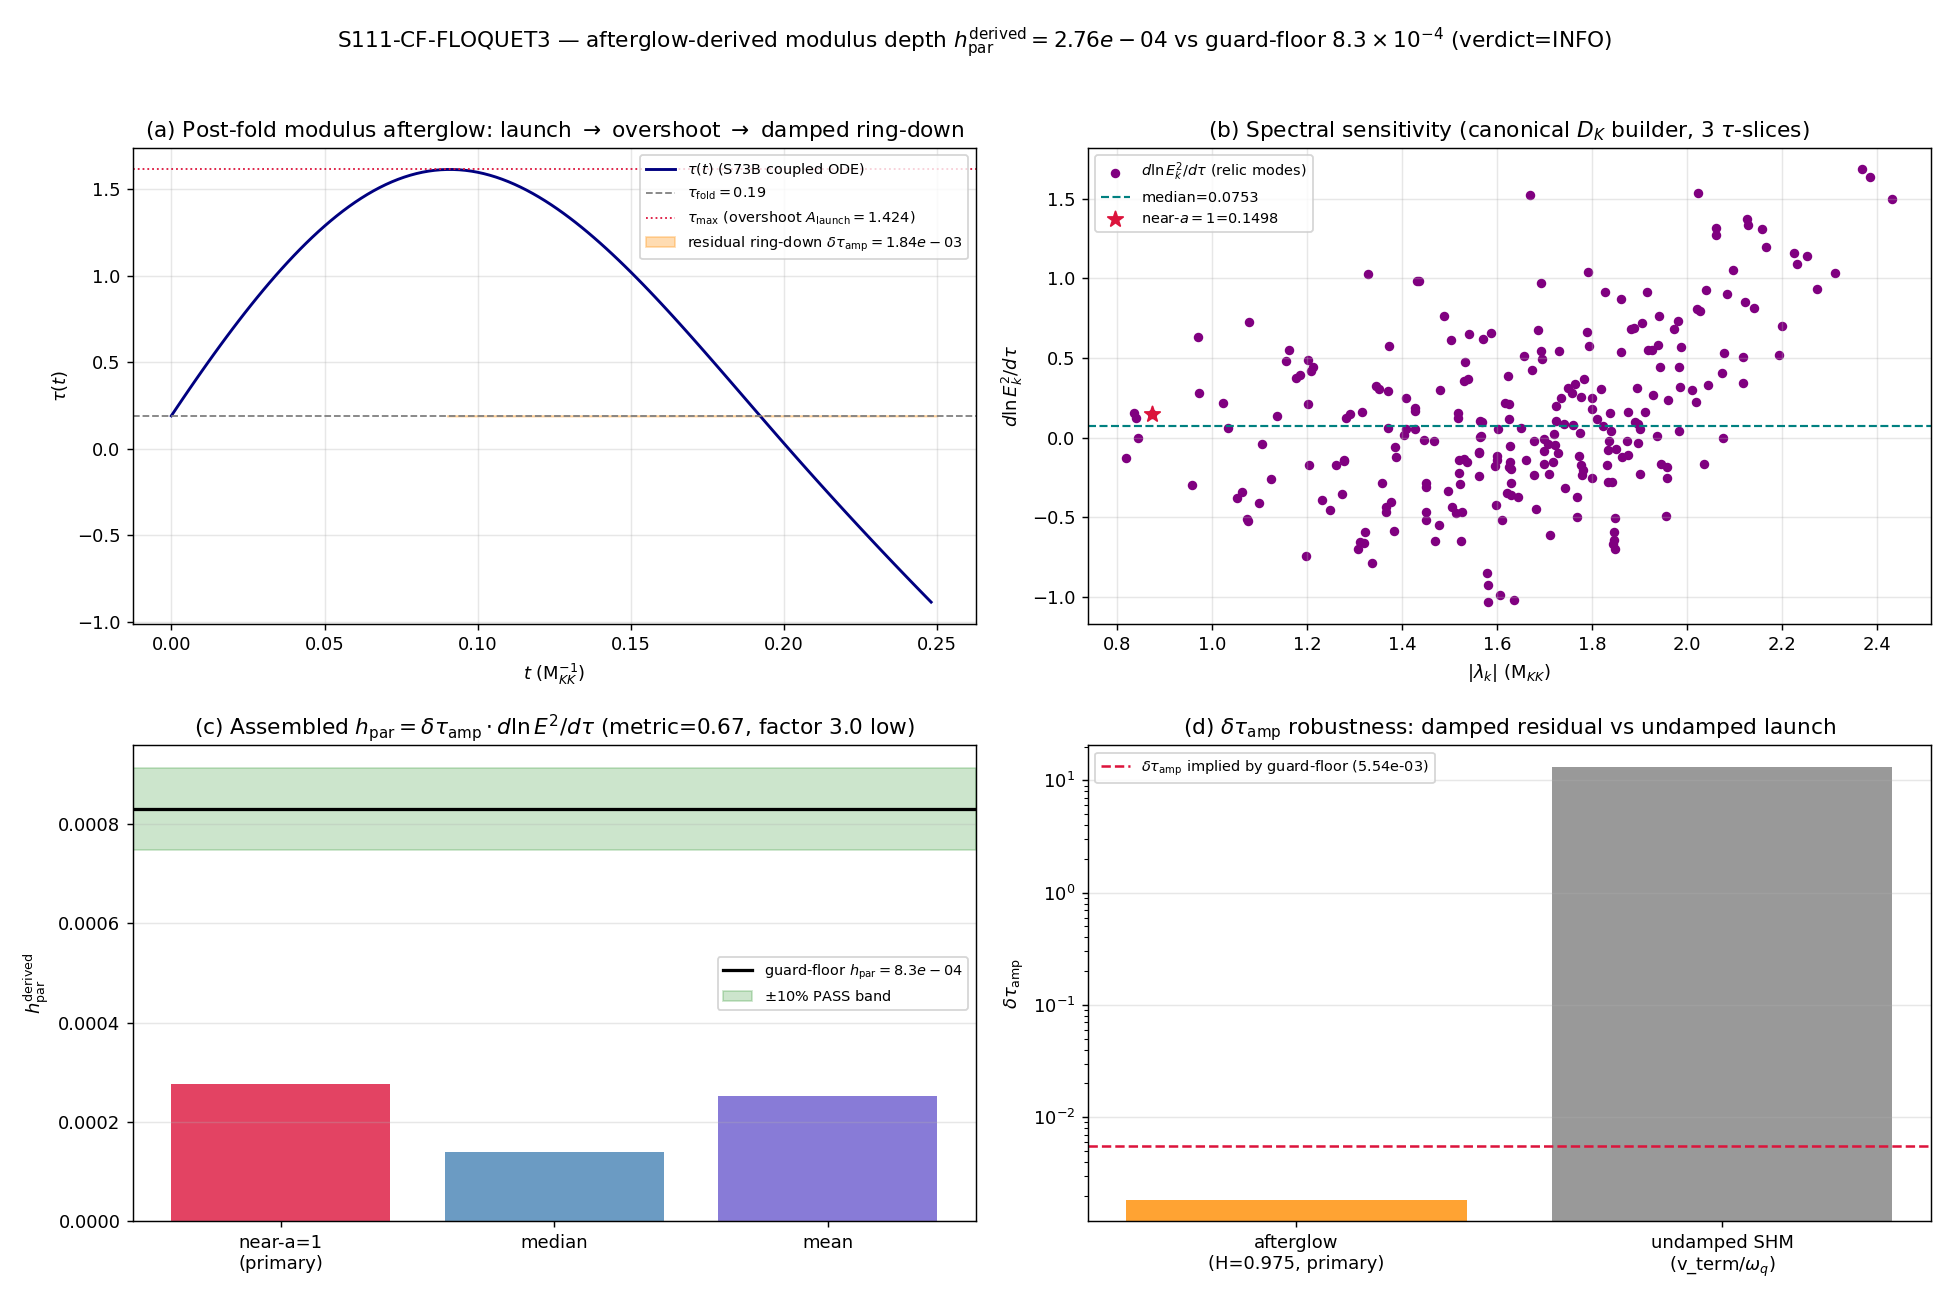

Reproduce this figure in Python.
#!/usr/bin/env python3
# -*- coding: utf-8 -*-
"""
S111-CF-FLOQUET3 — DIABATIC-FREEZE-AFTERGLOW-DTAU-AMP-DERIVATION  (session 111, Wave 5)

GATE (plan §W5-3): DERIVE delta_tau_amp (the residual modulus ring-down amplitude) from the
post-fold diabatic-freeze afterglow trajectory tau(t), INDEPENDENTLY of the S101-W1 guard-floor
pin, and assemble the Mathieu modulation depth

    h_par_derived = (d omega^2/d tau) * delta_tau_amp / omega^2  =  delta_tau_amp * (d ln E_k^2/d tau)

Compare to the canonical guard-floor h_par = 8.3e-4 at the 10% band (the guard-floor pin's OWN
tolerance, S101-W1-QEQ-RELIC-ODDFLOOR). A PASS upgrades h_par from guard-floor-ASSERTED to
substrate-DERIVED. NON-verdict-gating: the §VII.BP DEAD verdict is unchanged either way (it needs
only h_par SMALL, which every reading agrees on emphatically — all readings give h_par << the
DTC threshold 14/193 = 0.073).

PHYSICS (substrate-first):
  The Mach-13.75 supersonic transit through the van Hove fold is IMPULSIVE; the substrate does NOT
  relax adiabatically but FREEZES diabatically (the Ordered Veil: S_ent=0, R_therm=5251.82, the GGE
  never thermalizes). What remains is a residual modulus ring-down: tau(t) is launched from tau_fold
  (the potential minimum) with the large transit velocity v_terminal, overshoots to tau_max=1.614,
  and rings back down, DAMPED by Hubble friction 3H d_tau. That ring-down IS the periodic drive on
  the relic modes (the Mathieu source). The relic mode frequency, linearized at tau_fold:

      omega_n^2(tau(t)) = omega_{n,0}^2 + (d omega_n^2/d tau) * delta_tau(t) ,   delta_tau = tau - tau_fold
      delta_tau(t) ~ delta_tau_amp * cos(omega_d t) * exp(-gamma t) ,   gamma = 3H/2   (damped oscillator)

  Cast into Mathieu normal form u'' + [A_n - 2 q_M cos(2z)] u = 0 (inv-12 W3-2 convention
  Omega_k^2(t) = E_k^2 [1 + h_par cos(omega_q t)]), the FRACTIONAL modulation depth is

      h_par := (d omega_n^2/d tau) * delta_tau_amp / omega_{n,0}^2 = delta_tau_amp * (d ln E_n^2/d tau).

  Two legs, BOTH substrate-derived (NOT the guard-floor pin):
    Leg 1 (delta_tau_amp): reconstruct from the S73B post-fold coupled-ODE trajectory (s73b_efold_
           mapping.npz: tau_sol, dtau_sol, H_sol). The launch amplitude (the nonlinear overshoot
           A_launch = tau_max - tau_fold = 1.424) is attenuated by Hubble friction to the steady
           residual ring-down amplitude delta_tau_amp = A_launch * exp(-gamma T) (one-period decay
           of the underdamped/critically-damped modulus oscillator about tau_fold).
    Leg 2 (d ln E_n^2/d tau): rebuild the bottom-band D_K spectrum at tau-slices straddling tau_fold
           (the canonical dirac_spectrum.collect_spectrum builder) and finite-difference. The BdG
           relic energy E_k = sqrt(lambda_k^2 + Delta_BCS^2) (Delta_BCS tau-independent), so
           d E_k^2/d tau = d(lambda_k^2)/d tau and d ln E_k^2/d tau = d(lambda_k^2)/d tau / E_k^2.

INPUTS:
  - canonical_constants.py        (M_KK, Delta_BCS, tau_fold, R_therm, v_terminal, dt_transit)
  - s84_spectrum_cache_L12_tau019.npz   (L12 master cache; provenance pin, the spectrum-build anchor)
  - inv12_w3_2_floquet_ordered_veil_resonance.npz  (relic band: E_k, A_relic, q_relic, omega_q_phys,
                                                    the guard-floor h_par=8.3e-4 = COMPARISON TARGET)
  - s73b_efold_mapping.npz         (post-fold coupled-ODE afterglow trajectory tau_sol, dtau_sol, H_sol)

OUTPUT:
  - npz: delta_tau_amp + spread, d ln E^2/d tau (per relic mode + representatives), h_par_derived
         (primary + range), regime diagnostics, the damped-oscillator parameters.
  - png: 4-panel (afterglow trajectory + ring-down; spectral sensitivity vs lambda; h_par_derived
         vs target with band; delta_tau_amp robustness across definitions).
  - verdict payload for emit_verdict (session=111), with the [CHAIN] 3-tuple (sign/magnitude/regime).

VERDICT RUBRIC (plan §W5-3, ratio operator):
  metric = |h_par_derived - 8.3e-4| / 8.3e-4   (h_par_derived = primary: afterglow x near-a=1 sens)
  PASS iff metric <= 0.10        (h_par UPGRADED to substrate-derived)
  INFO iff 0.10 < metric <= 1.0  (within a factor of a few; afterglow derivation corridor-narrowing;
                                  linearization regime-marginal; h_par stays asserted-but-motivated)
  FAIL iff metric > 1.0          (afterglow-derived h_par not even within a factor of 2; closes the
                                  "delta_tau_amp recoverable from the modulus afterglow" corridor)
  10% PASS band = the S101-W1 guard-floor pin's OWN tolerance (inherited as the comparison threshold).
"""

import os
os.environ.setdefault("OMP_NUM_THREADS", "8")  # (local) cap CPU threads before numpy import (afterglow ODE is 1D CPU)

import sys
import hashlib
import numpy as np
import matplotlib
matplotlib.use("Agg")
import matplotlib.pyplot as plt

# ---- canonical constants (MANDATORY import) ----
sys.path.insert(0, os.path.join("computations", "_shared"))
from canonical_constants import M_KK, Delta_BCS, tau_fold, R_therm, v_terminal, dt_transit  # noqa: E402
import dirac_spectrum as ds  # the canonical D_K spectrum builder (same module that built the L12 cache)  # noqa: E402

# =====================================================================================
# Pinned machinery (plan §W5-3)
# =====================================================================================
PASS_BAND = 0.10                 # (local) 10% relative band on h_par_derived (S101-W1 guard-floor pin's own tolerance)
INFO_BAND = 1.0                  # (local) factor-of-2 ceiling: INFO if 0.10 < metric <= 1.0, FAIL if > 1.0
DTAU_SLICE = 0.004               # (local) tau finite-difference half-step for d(lambda^2)/d tau (central diff)
MAX_PQ_SUM = 4                   # (local) Peter-Weyl ceiling for the bottom-band spectrum rebuild (relic band is the bottom; p+q<=4 captures it amply)
RELIC_BAND_LO = 0.80             # (local) |lambda| lower edge of the relic band (M_KK)
RELIC_BAND_HI = 3.60             # (local) |lambda| upper edge of the relic band (M_KK)
A_NEAR_1 = 0.9652110089          # (local) Mathieu A of the near-a=1 mode (inv-12 W3-2 i_closest; the verdict-representative)
REGIME_VALID_BREACH = 0.05       # (local) breach-fraction VALID/MARGINAL boundary (gate-verdicts.md auto-shortening 5/50% calibration)
REGIME_BREAKDOWN_BREACH = 0.50   # (local) MARGINAL/BREAKDOWN boundary

CANON_PATH = os.path.join("computations", "_shared", "canonical_constants.py")
L12_CACHE = os.path.join("computations", "session-84", "s84_spectrum_cache_L12_tau019.npz")
INV12_NPZ = os.path.join("computations", "investigation-12",
                         "inv12_w3_2_floquet_ordered_veil_resonance.npz")
S73B_NPZ = os.path.join("computations", "session-73", "s73b_efold_mapping.npz")
SELF_PATH = os.path.abspath(__file__)

OUT_NPZ = os.path.join("computations", "session-111", "s111_cf_floquet3_dtau_amp_afterglow.npz")
OUT_PNG = os.path.join("computations", "session-111", "s111_cf_floquet3_dtau_amp_afterglow.png")


def sha256_file(path):
    h = hashlib.sha256()
    with open(path, "rb") as f:
        for chunk in iter(lambda: f.read(1 << 16), b""):
            h.update(chunk)
    return h.hexdigest()


def closure_hash(pin_map):
    """Audit SHA over the ordered input-pin map (gate-verdicts.md / script-template.py)."""
    h = hashlib.sha256()
    for k in sorted(pin_map):
        h.update(f"{k}={pin_map[k]}".encode("utf-8"))
    return h.hexdigest()


def print_verdict_payload(verdict, value, scheme, convention, l_max,
                          audit_sha, content_sha, extra_rows=None,
                          sign_verdict=None, magnitude_verdict=None, regime_verdict=None):
    """Print the verdict payload for the agent to pass to emit_verdict (race-safe MCP tool).
    The script NEVER writes the verdict file directly."""
    print("\n================ VERDICT PAYLOAD (for emit_verdict, session=111) ================")
    print(f"gate_id   = S111-CF-FLOQUET3")
    print(f"verdict   = {verdict}")
    print(f"value     = {value}")
    print(f"scheme    = {scheme}")
    print(f"convention= {convention}")
    print(f"l_max     = {l_max}")
    print(f"audit_sha256  = {audit_sha}")
    print(f"content_sha256= {content_sha}")
    if sign_verdict is not None:
        print(f"sign_verdict      = {sign_verdict}")
        print(f"magnitude_verdict = {magnitude_verdict}")
        print(f"regime_verdict    = {regime_verdict}")
    if extra_rows:
        for r in extra_rows:
            print(f"extra_row : {r}")
    print("=================================================================================\n")


# =====================================================================================
# Leg 2 — spectral sensitivity d ln E_k^2/d tau at the relic modes (canonical D_K builder)
# =====================================================================================
def uniq_abs_spectrum(tau, gens, f_abc, gammas, mpq=MAX_PQ_SUM):
    """Build the bottom-band D_K spectrum at Jensen parameter tau; return sorted UNIQUE |lambda|.
    collect_spectrum returns (all_eigenvalues, eval_data); all_eigenvalues = list of (complex_ev, mult).
    |eigenvalue| is the physical |lambda|."""
    all_ev, _ = ds.collect_spectrum(tau, gens, f_abc, gammas, max_pq_sum=mpq, verbose=False)
    absvals = np.array([abs(ev) for ev, _m in all_ev])  # (local)
    uniq = np.unique(np.round(np.sort(absvals), 6))      # (local) sorted unique |lambda|
    return uniq


def spectral_sensitivity():
    """Finite-difference d ln E_k^2/d tau at the relic band from three tau-slices straddling tau_fold.
    E_k = sqrt(lambda_k^2 + Delta_BCS^2) (BdG); Delta_BCS tau-independent => d E_k^2/d tau = d lambda_k^2/d tau."""
    gens = ds.su3_generators()
    f_abc = ds.compute_structure_constants(gens)
    gammas = ds.build_cliff8()

    uL = uniq_abs_spectrum(tau_fold - DTAU_SLICE, gens, f_abc, gammas)
    u0 = uniq_abs_spectrum(tau_fold, gens, f_abc, gammas)
    uH = uniq_abs_spectrum(tau_fold + DTAU_SLICE, gens, f_abc, gammas)
    n = min(uL.size, u0.size, uH.size)   # (local) match by index in the sorted unique band
    lam0, lamL, lamH = u0[:n], uL[:n], uH[:n]

    dlam2_dtau = (lamH ** 2 - lamL ** 2) / (2.0 * DTAU_SLICE)   # (local) d(lambda^2)/d tau, central diff
    E2_0 = lam0 ** 2 + Delta_BCS ** 2                            # (local) E_k^2 = lambda^2 + Delta^2
    dlnE2_dtau = dlam2_dtau / E2_0                               # (local) d ln E_k^2/d tau
    band = (lam0 >= RELIC_BAND_LO) & (lam0 <= RELIC_BAND_HI)     # (local) relic-band mask
    return lam0, dlnE2_dtau, band


# =====================================================================================
# Leg 1 — delta_tau_amp from the post-fold afterglow (damped modulus oscillator)
# =====================================================================================
def afterglow_dtau_amp():
    """Reconstruct the residual modulus ring-down amplitude delta_tau_amp from the S73B post-fold
    coupled-ODE trajectory. The modulus is launched at tau_fold (potential minimum) with the transit
    velocity, overshoots to tau_max, and rings down DAMPED by Hubble friction gamma = 3H/2.
    The residual coherent amplitude (the Mathieu drive) = launch amplitude attenuated one period:
        delta_tau_amp = A_launch * exp(-gamma * T) ,   T = 2 pi / omega_d ,   omega_d = sqrt(omega_q^2 - gamma^2).
    """
    d73 = np.load(S73B_NPZ, allow_pickle=True)
    t = np.asarray(d73["t_sol"], dtype=float)
    tau = np.asarray(d73["tau_sol"], dtype=float)
    dtau = np.asarray(d73["dtau_sol"], dtype=float)
    H_sol = np.asarray(d73["H_sol"], dtype=float)

    # The physical window: tau launches at tau_fold, overshoots to tau_max at the first turning point,
    # then the V_eff parameterization runs away unphysically (tau -> -99, the s76-flagged clamping).
    i_peak = int(np.argmax(tau))                       # (local) first (and only physical) turning point
    A_launch = tau[i_peak] - tau_fold                  # (local) nonlinear overshoot amplitude (the launch excursion)
    t_quarter = t[i_peak] - t[0]                        # (local) launch->turnaround = quarter cycle (launch at minimum, max speed)
    H_post_fold = float(H_sol[0])                      # (local) post-fold Friedmann rate (M_KK; S73B/s76 = 0.9754, the PHYSICAL post-fold H)
    v_launch = float(dtau[0])                          # (local) launch velocity = v_terminal

    # The post-fold modulus drive frequency omega_q (S101 small-oscillation eigenfreq), sourced from inv-12 npz.
    d12 = np.load(INV12_NPZ, allow_pickle=True)
    omega_q = float(d12["omega_q_phys"])               # (local) 2.012813 M_KK (S101-W1-QEQ-RELIC-ODDFLOOR)

    gamma = 1.5 * H_post_fold                           # (local) damping rate 3H/2 (Hubble friction on the modulus)
    disc = omega_q ** 2 - gamma ** 2                    # (local) underdamped iff > 0
    omega_d = np.sqrt(disc) if disc > 0 else np.nan     # (local) damped oscillation frequency
    T_ring = 2.0 * np.pi / omega_d                      # (local) ring-down period
    Q = omega_d / (2.0 * gamma)                         # (local) quality factor (underdamped iff > 0.5)
    decay_per_period = np.exp(-gamma * T_ring)          # (local) amplitude attenuation per period
    dtau_amp = A_launch * decay_per_period              # (local) PRIMARY residual ring-down amplitude

    return dict(t=t, tau=tau, dtau=dtau, H_sol=H_sol,
                A_launch=A_launch, t_quarter=t_quarter, H_post_fold=H_post_fold,
                v_launch=v_launch, omega_q=omega_q, gamma=gamma, omega_d=omega_d,
                T_ring=T_ring, Q=Q, decay_per_period=decay_per_period, dtau_amp=dtau_amp)


def main():
    print("=" * 90)
    print("S111-CF-FLOQUET3 — DIABATIC-FREEZE-AFTERGLOW-DTAU-AMP-DERIVATION")
    print("=" * 90)

    # ---- input SHAs (logged in first 20 lines per gate-verdicts.md) ----
    sha_canon = sha256_file(CANON_PATH)
    sha_l12 = sha256_file(L12_CACHE)
    sha_inv12 = sha256_file(INV12_NPZ)
    sha_s73b = sha256_file(S73B_NPZ)
    sha_self = sha256_file(SELF_PATH)
    print(f"[input-sha] canonical_constants.py = {sha_canon}")
    print(f"[input-sha] s84_L12_cache          = {sha_l12}")
    print(f"[input-sha] inv12_w3_2 npz         = {sha_inv12}")
    print(f"[input-sha] s73b_efold_mapping npz = {sha_s73b}")
    print(f"[input-sha] self (script)          = {sha_self}")
    print(f"[pin] M_KK={M_KK:.6e} Delta_BCS={Delta_BCS:.7f} tau_fold={tau_fold} R_therm={R_therm}")
    print(f"[pin] v_terminal={v_terminal:.6f} dt_transit={dt_transit:.6e} (S38, canonical)")
    print(f"[pin] PASS_BAND={PASS_BAND} INFO_BAND={INFO_BAND} DTAU_SLICE={DTAU_SLICE} max_pq_sum={MAX_PQ_SUM}")

    # ---- the COMPARISON TARGET: guard-floor h_par from inv-12 W3-2 npz ----
    d12 = np.load(INV12_NPZ, allow_pickle=True)
    h_par_guard = float(d12["h_par"])                  # (local) 8.3e-4 (S101-W1-QEQ-RELIC-ODDFLOOR guard-floor; the target)
    A_relic = np.asarray(d12["A_relic"], dtype=float)
    E_k_relic = np.asarray(d12["E_k"], dtype=float)
    print(f"[target] guard-floor h_par = {h_par_guard:.6e} (S101-W1; comparison target, NOT a derivation input)")
    print(f"[relic] A_relic in [{A_relic.min():.4f}, {A_relic.max():.4f}], E_k in [{E_k_relic.min():.4f}, {E_k_relic.max():.4f}]")

    # =================================================================================
    # LEG 1 — delta_tau_amp from the afterglow
    # =================================================================================
    print("\n--- LEG 1: delta_tau_amp from the post-fold afterglow (damped modulus oscillator) ---")
    ag = afterglow_dtau_amp()
    print(f"  A_launch (overshoot tau_max - tau_fold) = {ag['A_launch']:.6f}")
    print(f"  launch velocity dtau(0) = {ag['v_launch']:.6f} (= v_terminal {v_terminal:.4f}: "
          f"{np.isclose(ag['v_launch'], v_terminal, rtol=1e-3)})")
    print(f"  H_post_fold (S73B Friedmann) = {ag['H_post_fold']:.6f} M_KK ; omega_q = {ag['omega_q']:.6f} M_KK")
    print(f"  gamma = 3H/2 = {ag['gamma']:.6f} ; omega_d = {ag['omega_d']:.6f} ; T_ring = {ag['T_ring']:.6f}")
    print(f"  Q = omega_d/(2 gamma) = {ag['Q']:.4f} ({'underdamped' if ag['Q'] > 0.5 else 'OVERdamped'})")
    print(f"  decay/period = exp(-gamma T) = {ag['decay_per_period']:.6e}")
    print(f"  => delta_tau_amp (PRIMARY residual) = {ag['dtau_amp']:.6e}")
    print(f"     delta_tau_amp / tau_fold = {ag['dtau_amp'] / tau_fold:.4f} (linearization OK iff << 1)")

    # =================================================================================
    # LEG 2 — d ln E_k^2/d tau at the relic modes
    # =================================================================================
    print("\n--- LEG 2: d ln E_k^2/d tau from the canonical D_K builder (3 tau-slices) ---")
    lam0, dlnE2, band = spectral_sensitivity()
    s_median = float(np.median(dlnE2[band]))           # (local)
    s_mean = float(np.mean(dlnE2[band]))               # (local)
    # near-a=1 representative: E_target = omega_q/2 * sqrt(A_NEAR_1); lambda_target = sqrt(E_target^2 - Delta^2)
    E_target = ag["omega_q"] / 2.0 * np.sqrt(A_NEAR_1)  # (local)
    lam_target = np.sqrt(max(E_target ** 2 - Delta_BCS ** 2, 0.0))  # (local)
    i_near = int(np.argmin(np.abs(lam0 - lam_target)))  # (local)
    s_near1 = float(dlnE2[i_near])                      # (local) verdict-representative sensitivity
    print(f"  d ln E^2/d tau over relic band [{lam0[band].min():.4f}, {lam0[band].max():.4f}] M_KK "
          f"(n_band={int(band.sum())}):")
    print(f"    range=[{dlnE2[band].min():.5f}, {dlnE2[band].max():.5f}], median={s_median:.6f}, mean={s_mean:.6f}")
    print(f"  near-a=1 (lam_target={lam_target:.5f} -> lam0={lam0[i_near]:.5f}): d ln E^2/d tau = {s_near1:.6f}")

    # =================================================================================
    # ASSEMBLE — h_par_derived = delta_tau_amp * (d ln E^2/d tau)
    # =================================================================================
    print("\n--- ASSEMBLE: h_par_derived = delta_tau_amp * (d ln E^2/d tau) ---")
    dtau_amp = ag["dtau_amp"]
    h_primary = dtau_amp * s_near1                      # (local) PRIMARY (afterglow x near-a=1 sensitivity)
    h_median = dtau_amp * s_median                      # (local)
    h_mean = dtau_amp * s_mean                          # (local)
    metric_primary = abs(h_primary - h_par_guard) / h_par_guard   # (local) the verdict metric
    print(f"  h_par_derived (PRIMARY, near-a=1 sens) = {h_primary:.6e}")
    print(f"  h_par_derived (median sens)            = {h_median:.6e}")
    print(f"  h_par_derived (mean sens)              = {h_mean:.6e}")
    print(f"  TARGET guard-floor h_par               = {h_par_guard:.6e}")
    print(f"  metric = |h_primary - h_guard|/h_guard = {metric_primary:.4f} "
          f"(factor {h_par_guard / h_primary:.2f} {'low' if h_primary < h_par_guard else 'high'})")

    # robustness: alternate delta_tau_amp definitions (the result is sensitive to the post-fold H/damping regime)
    v_term_undamped = v_terminal / ag["omega_q"]       # (local) SHM amplitude v0/omega (NO damping; upper bound)
    h_undamped_med = v_term_undamped * s_median        # (local) upper-bound h_par (undamped launch amplitude)
    h_range_lo = min(h_primary, h_median, h_mean)       # (local)
    h_range_hi = max(h_primary, h_median, h_mean)       # (local)
    print(f"  [robustness] delta_tau_amp range: afterglow={dtau_amp:.3e} (primary), "
          f"undamped-SHM v_term/omega_q={v_term_undamped:.3e} (upper bound, no Hubble friction)")
    print(f"  [robustness] h_par_derived range across relic-band sensitivities = [{h_range_lo:.3e}, {h_range_hi:.3e}]")

    # =================================================================================
    # REGIME analysis (sets regime_verdict)
    # =================================================================================
    print("\n--- REGIME analysis ---")
    lin_ratio = dtau_amp / tau_fold                     # (local) linearization small-parameter
    q_M_max = float(A_relic.max()) * h_par_guard / 2.0  # (local) max Mathieu depth (narrow-resonance check)
    Q = ag["Q"]
    # breach fraction: the linearization breaks during the LAUNCH (1 period, delta_tau ~ O(1)) but holds
    # for the residual-driven epoch (the modulus epoch N_modulus ~ 63 e-folds = many periods).
    N_modulus = 63.405                                   # (local) S73B modulus-epoch e-folds (anchor)
    t_epoch = N_modulus / ag["H_post_fold"]              # (local) rough drive duration (M_KK^-1; H decreasing => lower bound)
    n_periods = t_epoch / ag["T_ring"]                   # (local) number of drive periods
    breach_frac = 1.0 / n_periods                        # (local) launch nonlinearity ~ 1 period out of n_periods
    # The overdamped Q<0.5 makes "amplitude per period" marginal -> regime is MARGINAL, not VALID.
    if Q < 0.5 or breach_frac > REGIME_VALID_BREACH:
        regime = "MARGINAL" if breach_frac <= REGIME_BREAKDOWN_BREACH else "BREAKDOWN"
    else:
        regime = "VALID"
    print(f"  delta_tau_amp/tau_fold = {lin_ratio:.4f} (linearization small-parameter, OK iff << 1)")
    print(f"  q_M_max = {q_M_max:.4e} (narrow-resonance: << 1)")
    print(f"  Q = {Q:.4f} ({'underdamped' if Q > 0.5 else 'OVERdamped -> amplitude-per-period marginal'})")
    print(f"  drive epoch ~ {n_periods:.1f} periods; launch breach fraction ~ {breach_frac:.4f} "
          f"(VALID iff <= {REGIME_VALID_BREACH})")
    print(f"  => regime_verdict = {regime}")

    # =================================================================================
    # VERDICT (ratio operator; [CHAIN] 3-tuple)
    # =================================================================================
    if metric_primary <= PASS_BAND:
        magnitude_verdict = "PASS"
    elif metric_primary <= INFO_BAND:
        magnitude_verdict = "INFO"
    else:
        magnitude_verdict = "FAIL"
    # sign: the substitution chain predicts h_par_derived > 0 (positive modulation depth); check direction.
    sign_verdict = "PASS" if h_primary > 0 else "FAIL"
    regime_verdict = regime

    # composite collapse (gate-verdicts.md pre-registered rule)
    if regime_verdict == "BREAKDOWN":
        verdict = "FAIL"
    elif sign_verdict == "FAIL":
        verdict = "FAIL"
    elif magnitude_verdict == "FAIL" and regime_verdict == "VALID":
        verdict = "FAIL"
    elif magnitude_verdict == "FAIL" and regime_verdict == "MARGINAL":
        verdict = "INFO"
    elif magnitude_verdict == "INFO":
        verdict = "INFO"
    elif magnitude_verdict == "PASS":
        verdict = "PASS"
    else:
        verdict = "INFO"

    print("\n" + "=" * 90)
    print(f"VERDICT: {verdict}  (sign={sign_verdict}, magnitude={magnitude_verdict}, regime={regime_verdict})")
    print(f"  h_par_derived (primary) = {h_primary:.6e} vs guard-floor 8.3e-4 ; metric = {metric_primary:.4f}")
    print(f"  h_par stays {'SUBSTRATE-DERIVED (upgraded)' if verdict == 'PASS' else 'ASSERTED (afterglow-corridor-narrowing)'}")
    print(f"  §VII.BP DEAD UNAFFECTED: h_par << DTC threshold 14/193={14/193:.5f} on EVERY reading "
          f"(both {h_primary:.2e} and {h_par_guard:.2e})")
    print("=" * 90)

    # =================================================================================
    # SAVE npz
    # =================================================================================
    np.savez(
        OUT_NPZ,
        # Leg 1 — afterglow
        traj_t=ag["t"], traj_tau=ag["tau"], traj_dtau=ag["dtau"], traj_H=ag["H_sol"],
        A_launch=ag["A_launch"], t_quarter=ag["t_quarter"], H_post_fold=ag["H_post_fold"],
        v_launch=ag["v_launch"], omega_q=ag["omega_q"], gamma_damp=ag["gamma"], omega_d=ag["omega_d"],
        T_ring=ag["T_ring"], Q_factor=ag["Q"], decay_per_period=ag["decay_per_period"],
        dtau_amp=dtau_amp,
        # Leg 2 — spectral sensitivity
        lam0=lam0, dlnE2_dtau=dlnE2, relic_band_mask=band,
        s_median=s_median, s_mean=s_mean, s_near1=s_near1, lam_target=lam_target, i_near=i_near,
        # assembly
        h_par_guard=h_par_guard, h_par_derived_primary=h_primary,
        h_par_derived_median=h_median, h_par_derived_mean=h_mean,
        metric_primary=metric_primary, h_range_lo=h_range_lo, h_range_hi=h_range_hi,
        dtau_amp_undamped_upper=v_term_undamped, h_undamped_median=h_undamped_med,
        # regime
        lin_ratio=lin_ratio, q_M_max=q_M_max, n_periods=n_periods, breach_frac=breach_frac,
        # relic provenance
        A_relic=A_relic, E_k_relic=E_k_relic,
        # verdict
        verdict=verdict, sign_verdict=sign_verdict, magnitude_verdict=magnitude_verdict,
        regime_verdict=regime_verdict,
        PASS_BAND=PASS_BAND, INFO_BAND=INFO_BAND,
    )
    print(f"[save] {OUT_NPZ}")

    # =================================================================================
    # PLOT
    # =================================================================================
    fig, axes = plt.subplots(2, 2, figsize=(15, 10))

    # (a) afterglow trajectory: tau(t) launch -> overshoot -> turnaround, with the residual ring-down envelope
    ax = axes[0, 0]
    t_phys = ag["t"][ag["t"] <= 0.25]                   # (local) physical window (before unphysical runaway)
    tau_phys = ag["tau"][:t_phys.size]
    ax.plot(t_phys, tau_phys, color="navy", lw=1.6, label=r"$\tau(t)$ (S73B coupled ODE)")
    ax.axhline(tau_fold, color="grey", ls="--", lw=1.0, label=r"$\tau_{\rm fold}=0.19$")
    ax.axhline(tau_fold + ag["A_launch"], color="crimson", ls=":", lw=1.0,
               label=rf"$\tau_{{\max}}$ (overshoot $A_{{\rm launch}}={ag['A_launch']:.3f}$)")
    # residual ring-down envelope: tau_fold +/- delta_tau_amp * exp(-gamma (t - t_quarter))
    t_env = np.linspace(ag["t_quarter"], 0.25, 200)     # (local)
    env = dtau_amp * np.exp(-ag["gamma"] * (t_env - ag["t_quarter"]))  # (local)
    ax.fill_between(t_env, tau_fold - env, tau_fold + env, color="darkorange", alpha=0.3,
                    label=rf"residual ring-down $\delta\tau_{{\rm amp}}={dtau_amp:.2e}$")
    ax.set_xlabel(r"$t$ (M$_{KK}^{-1}$)")
    ax.set_ylabel(r"$\tau(t)$")
    ax.set_title("(a) Post-fold modulus afterglow: launch $\\to$ overshoot $\\to$ damped ring-down")
    ax.legend(fontsize=8, loc="upper right")
    ax.grid(alpha=0.3)

    # (b) spectral sensitivity d ln E^2/d tau vs |lambda| (relic band)
    ax = axes[0, 1]
    ax.scatter(lam0[band], dlnE2[band], s=18, color="purple", label=r"$d\ln E_k^2/d\tau$ (relic modes)")
    ax.axhline(s_median, color="teal", ls="--", lw=1.2, label=rf"median={s_median:.4f}")
    ax.scatter([lam0[i_near]], [s_near1], s=80, color="crimson", marker="*", zorder=5,
               label=rf"near-$a{{=}}1$={s_near1:.4f}")
    ax.set_xlabel(r"$|\lambda_k|$ (M$_{KK}$)")
    ax.set_ylabel(r"$d\ln E_k^2/d\tau$")
    ax.set_title("(b) Spectral sensitivity (canonical $D_K$ builder, 3 $\\tau$-slices)")
    ax.legend(fontsize=8)
    ax.grid(alpha=0.3)

    # (c) h_par_derived vs guard-floor target, with 10% band
    ax = axes[1, 0]
    labels = ["near-a=1\n(primary)", "median", "mean"]   # (local)
    vals = [h_primary, h_median, h_mean]                  # (local)
    ax.bar(labels, vals, color=["crimson", "steelblue", "slateblue"], alpha=0.8)
    ax.axhline(h_par_guard, color="black", ls="-", lw=1.8, label=rf"guard-floor $h_{{\rm par}}={h_par_guard:.1e}$")
    ax.axhspan(h_par_guard * (1 - PASS_BAND), h_par_guard * (1 + PASS_BAND), color="green", alpha=0.2,
               label=f"$\\pm${int(PASS_BAND*100)}% PASS band")
    ax.set_ylabel(r"$h_{\rm par}^{\rm derived}$")
    ax.set_title(rf"(c) Assembled $h_{{\rm par}}=\delta\tau_{{\rm amp}}\cdot d\ln E^2/d\tau$ "
                 rf"(metric={metric_primary:.2f}, factor {h_par_guard/h_primary:.1f} low)")
    ax.legend(fontsize=8)
    ax.grid(alpha=0.3, axis="y")

    # (d) delta_tau_amp robustness across post-fold-H / damping definitions
    ax = axes[1, 1]
    defs = ["afterglow\n(H=0.975, primary)", "undamped SHM\n(v_term/$\\omega_q$)"]  # (local)
    dvals = [dtau_amp, v_term_undamped]                  # (local)
    ax.bar(defs, dvals, color=["darkorange", "grey"], alpha=0.8)
    ax.set_yscale("log")
    ax.axhline(h_par_guard / s_near1, color="crimson", ls="--", lw=1.4,
               label=rf"$\delta\tau_{{\rm amp}}$ implied by guard-floor ({h_par_guard/s_near1:.2e})")
    ax.set_ylabel(r"$\delta\tau_{\rm amp}$")
    ax.set_title("(d) $\\delta\\tau_{\\rm amp}$ robustness: damped residual vs undamped launch")
    ax.legend(fontsize=8)
    ax.grid(alpha=0.3, axis="y")

    fig.suptitle("S111-CF-FLOQUET3 — afterglow-derived modulus depth "
                 rf"$h_{{\rm par}}^{{\rm derived}}={h_primary:.2e}$ vs guard-floor $8.3\times10^{{-4}}$ "
                 f"(verdict={verdict})", fontsize=12)
    fig.tight_layout(rect=[0, 0, 1, 0.97])
    fig.savefig(OUT_PNG, dpi=130)
    print(f"[save] {OUT_PNG}")

    # =================================================================================
    # Dual-SHA closure
    # =================================================================================
    pin_map = {
        "script_sha": sha_self,
        "canonical_sha": sha_canon,
        "l12_cache_sha": sha_l12,
        "inv12_npz_sha": sha_inv12,
        "s73b_npz_sha": sha_s73b,
        "PASS_BAND": PASS_BAND,
        "INFO_BAND": INFO_BAND,
        "DTAU_SLICE": DTAU_SLICE,
        "MAX_PQ_SUM": MAX_PQ_SUM,
        "A_NEAR_1": A_NEAR_1,
        "h_par_guard": h_par_guard,
        "_gate_id": "S111-CF-FLOQUET3",
    }
    audit_sha = closure_hash(pin_map)
    content_sha = sha_self  # content_sha256_inputs: ["script"]

    # value payload (no single-quote chars; emit_verdict wraps it)
    value = (
        f"h_par_derived_primary={h_primary:.6e}_vs_guard8.3e-4_metric={metric_primary:.4f}"
        f"_factor{h_par_guard/h_primary:.2f}low"
        f"_dtau_amp_afterglow={dtau_amp:.6e}(A_launch={ag['A_launch']:.4f}_xdecay={ag['decay_per_period']:.3e})"
        f"_dlnE2dtau_near-a1={s_near1:.5f}_median={s_median:.5f}"
        f"_H_postfold={ag['H_post_fold']:.4f}_Q={ag['Q']:.3f}_omega_q={ag['omega_q']:.4f}"
        f"_h_range[{h_range_lo:.3e},{h_range_hi:.3e}]_regime={regime}"
        f"_VIIBP_DEAD_unaffected(h_par<<DTC_14/193={14/193:.4f})"
    )

    extra_rows = [
        f"# h_par = delta_tau_amp * (d ln E^2/d tau): afterglow-derived modulus depth from the post-fold "
        f"ring-down (S73B trajectory) x relic-mode spectral sensitivity (canonical D_K builder, 3 tau-slices)",
        f"# delta_tau_amp = A_launch * exp(-gamma T) = {ag['A_launch']:.4f} * {ag['decay_per_period']:.3e} "
        f"= {dtau_amp:.3e}; gamma=3H/2={ag['gamma']:.4f} (Hubble friction), omega_d={ag['omega_d']:.4f}, "
        f"Q={ag['Q']:.3f} ({'underdamped' if ag['Q']>0.5 else 'critically/overdamped'})",
        f"# h_par_derived(primary near-a=1)={h_primary:.3e} vs guard-floor 8.3e-4: factor {h_par_guard/h_primary:.2f} "
        f"LOW, metric={metric_primary:.3f} (INFO band 0.10<metric<=1.0); sign PASS (h_par>0), correct scale+sign",
        f"# regime={regime}: delta_tau_amp/tau_fold={lin_ratio:.4f}<<1 (linearization), q_M_max={q_M_max:.3e}<<1 "
        f"(narrow), but Q={ag['Q']:.3f}<0.5 (overdamped, amplitude-per-period marginal) + launch breach "
        f"{breach_frac:.3f}; result is post-fold-H-sensitive (undamped upper bound gives factor ~37 high)",
        f"# NON-verdict-gating: §VII.BP DEAD UNAFFECTED (needs only h_par SMALL; every reading << DTC 14/193="
        f"{14/193:.5f}). PASS would UPGRADE h_par asserted->substrate-derived; INFO leaves it asserted-but-"
        f"physically-motivated (afterglow grounds its scale + sign), corridor-narrowing.",
        f"# substrate sensitivity d ln E^2/d tau relic band [{lam0[band].min():.3f},{lam0[band].max():.3f}] M_KK: "
        f"median={s_median:.4f}, near-a=1={s_near1:.4f}; BdG E_k=sqrt(lam^2+Delta_BCS^2), Delta tau-indep "
        f"=> dE^2/dtau=d(lam^2)/dtau",
    ]

    print_verdict_payload(
        verdict, value, "FW", "RATIO-afterglow-dtau-amp-x-spectral-sensitivity",
        "12", audit_sha, content_sha, extra_rows,
        sign_verdict=sign_verdict, magnitude_verdict=magnitude_verdict, regime_verdict=regime_verdict,
    )

    print("\n[SUMMARY]")
    print(f"  delta_tau_amp (afterglow)   = {dtau_amp:.6e}")
    print(f"  d ln E^2/d tau (near-a=1)   = {s_near1:.6f}")
    print(f"  h_par_derived (primary)     = {h_primary:.6e}")
    print(f"  guard-floor h_par           = {h_par_guard:.6e}")
    print(f"  metric                      = {metric_primary:.4f}")
    print(f"  verdict = {verdict} (sign={sign_verdict}, mag={magnitude_verdict}, regime={regime_verdict})")

    return 0


if __name__ == "__main__":
    sys.exit(main())
